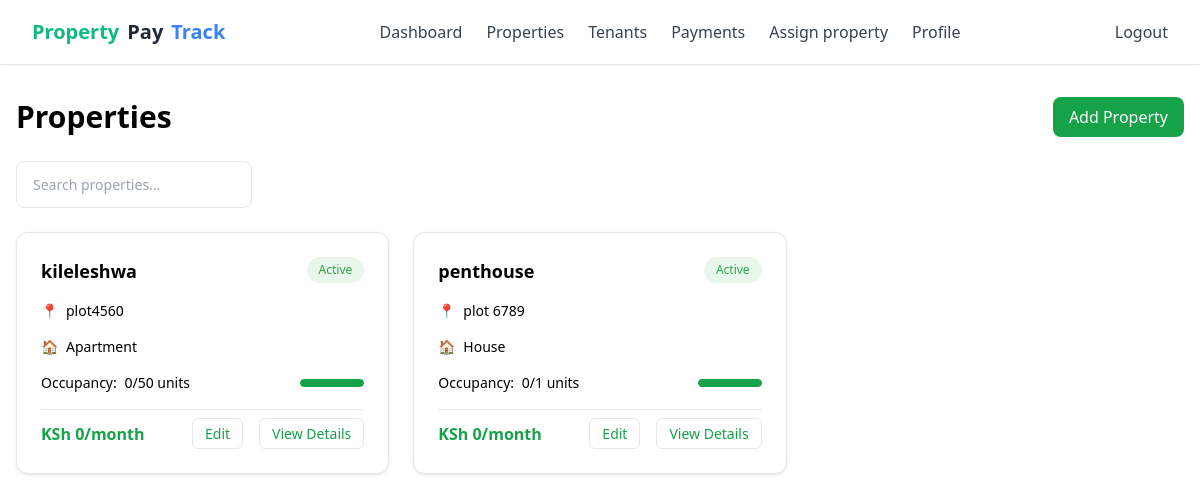
Page /properties (signed in) on the committed database.
### app/models.py (models this page shows, shortened)
class Property(db.Model):
    __tablename__ = 'property'
    id = db.Column(db.Integer, primary_key=True)
    name = db.Column(db.String(255), nullable=False)
    address = db.Column(db.String(255), nullable=False)
    payment_method = db.Column(db.String(20), nullable=True)
    transaction_id = db.Column(db.String(120), nullable=True)
    paybill_number = db.Column(db.String(20), nullable=True)
    fees = db.Column(db.Numeric(10, 2), nullable=True)
    tenants = db.relationship('Tenant', back_populates='property', cascade="all, delete-orphan", lazy=True)
    status = db.Column(db.String(20), default='pending')
    property_type = db.Column(db.String(50), nullable=False)
    number_of_units = db.Column(db.Integer, nullable=False, default=1)
    landlord_id = db.Column(db.Integer, db.ForeignKey('user.id', ondelete='CASCADE'), nullable=False, index=True)
    county_name = db.Column(db.String(100), nullable=False)
    amenities = db.Column(db.Text, nullable=True)
    utility_bill_types = db.Column(db.Text, nullable=True)
    unit_numbers = db.Column(db.Text, nullable=False)
    deposit_amount = db.Column(db.Numeric(10, 2), nullable=True)
    deposit_policy = db.Column(db.Text, nullable=True)
    created_at = db.Column(db.DateTime, default=lambda: datetime.now(timezone.utc))
    updated_at = db.Column(db.DateTime, default=lambda: datetime.now(timezone.utc), onupdate=lambda: datetime.now(timezone.utc))
    units = db.relationship('Unit', back_populates='property', lazy=True)  # 🔄 Use back_populates here
    @property
    def amenities_list(self):
        try:
            return json.loads(self.amenities) if self.amenities else []
        except json.JSONDecodeError:
            return self.amenities.split(',') if self.amenities else []
    @property
    def utility_bill_list(self):
        try:
            return json.loads(self.utility_bill) if self.utility_bill else []
        except json.JSONDecodeError:
            return self.utility_bill.split(',') if self.utility_bill else []

### app/routes.py (the view)
@main.route('/properties')
@login_required
@roles_required('landlord')
def properties_list():
    try:
        properties = Property.query.filter_by(landlord_id=current_user.id).all()
        return render_template('properties/list.html', properties=properties)
    except Exception as e:
        current_app.logger.error(f"Error fetching properties: {e}")
        flash(_l('Failed to load properties.'), 'danger')
        return redirect(url_for('main.index'))

### app/routes.py (called while the page is built)
def roles_required(*required_roles):
    def decorator(f):
        @wraps(f)
        def decorated_function(*args, **kwargs):
            if not current_user.is_authenticated:
                return redirect(url_for('main.login'))
            user_roles = {role.name for role in current_user.roles}
            if not set(required_roles).issubset(user_roles):
                flash(_l('You do not have the required permissions to access this page.'), 'danger')
                return redirect(url_for('main.index'))
            return f(*args, **kwargs)
        return decorated_function
    return decorator

### app/templates/properties/list.html (shortened to what this page needs)
<!DOCTYPE html>
<html lang="en">
<head>
  <link href="https://cdn.jsdelivr.net/npm/tailwindcss@2.2.19/dist/tailwind.min.css" rel="stylesheet">
  <link rel="stylesheet" href="https://cdnjs.cloudflare.com/ajax/libs/font-awesome/6.0.0-beta3/css/all.min.css">
</head>
<body>
  {% block content %}
  <nav class="bg-white/80 backdrop-blur-md border-b border-gray-200 shadow-sm sticky top-0 z-50">
      <div class="max-w-7xl mx-auto px-4 sm:px-6 lg:px-8">
        <div class="flex justify-between h-16">
          <div class="flex items-center space-x-4">
            <a href="{{ url_for('main.landlord_dashboard') }}" class="flex items-center space-x-2 text-xl font-semibold text-gray-800">
              <span class="text-green-500 font-bold">Property</span><span class="text-orange-500 font-bold">Pay</span><span class="text-blue-500 font-bold">Track</span>
            </a>
          </div>
          <div class="hidden md:flex items-center space-x-6">
            <a href="{{ url_for('main.landlord_dashboard') }}" class="text-gray-700 hover:text-indigo-600 transition">Dashboard</a>
            <a href="{{ url_for('main.properties_list') }}" class="text-gray-700 hover:text-indigo-600 transition">Properties</a>
            <a href="{{ url_for('main.tenants_list') }}" class="text-gray-700 hover:text-indigo-600 transition">Tenants</a>
            <a href="{{ url_for('main.payments_history') }}" class="text-gray-700 hover:text-indigo-600 transition">Payments</a>
            <a href="{{ url_for('main.assign_property') }}" class="text-gray-700 hover:text-indigo-600 transition">Assign property</a>
            <a href="{{ url_for('auth.profile') }}" class="text-gray-700 hover:text-indigo-600 transition">Profile</a>
          </div>
          <div class="flex items-center space-x-4">
            <a href="{{ url_for('auth.logout') }}" class="hidden md:inline-block text-gray-700 hover:text-indigo-600 transition">Logout</a>
          </div>
        </div>
      </div>
    </nav>
  <div class="container">
    <div class="space-y-6">
      <div class="flex flex-col md:flex-row justify-between items-start md:items-center gap-4">
        <h1 class="text-3xl font-bold">{{ _('Properties') }}</h1>
        <a href="{{ url_for('main.property_add') }}" class="btn-primary">{{ _('Add Property') }}</a>
      </div>
      <div class="flex flex-col sm:flex-row gap-4">
        <input
          type="text"
          placeholder="{{ _('Search properties...') }}"
          class="search-input"
          style="max-width: 20rem;"
          id="searchInput"
          onkeyup="filterProperties()"
        />
      </div>
      <div class="grid" id="propertiesGrid">
        {% for property in properties %}
        <div class="property-card" data-name="{{ property.name.lower() }}" data-address="{{ property.address.lower() }}">
          <div class="flex justify-between items-start mb-4">
            <h3 class="text-lg font-semibold">{{ property.name }}</h3>
            <span class="status-badge status-active">{{ _('Active') }}</span>
          </div>
          <div class="space-y-4">
            <div class="flex items-center text-sm text-muted">
              <span class="mr-2">📍</span>{{ property.address }}
            </div>
            <div class="flex items-center text-sm text-muted">
              <span class="mr-2">🏠</span>{{ property.property_type }}
            </div>
            <div class="flex justify-between items-center">
              <div class="text-sm">
                <span class="font-medium">{{ _('Occupancy:') }}</span>
                <span class="ml-1">{{ property.occupied_units or 0 }}/{{ property.number_of_units }} {{ _('units') }}</span>
              </div>
              <div class="w-16">
                <div class="occupancy-bar">
                  <div
                    class="occupancy-fill"
                    width: {{ ((property.occupied_units or 0) / property.number_of_units * 100) if property.number_of_units > 0 else 0 }}%"
                  ></div>
                </div>
              </div>
            </div>
            <div class="flex items-center justify-between pt-2 border-t">
              <span class="font-semibold" style="color: hsl(var(--primary))">
                {{ _('KSh') }} {{ property.monthly_rent or 0 }}/{{ _('month') }}
              </span>
              <div class="flex gap-4">
                <a href="{{ url_for('main.property_edit', id=property.id) }}" class="btn-outline">{{ _('Edit') }}</a>
                <button class="btn-outline">{{ _('View Details') }}</button>
              </div>
            </div>
          </div>
        </div>
        {% endfor %}
      </div>
    </div>
  </div>
  {% endblock %}
</body>
</html>

### app/templates/properties/list.html (style rules this page uses)
:root { --primary: 142 76% 36%; --primary-foreground: 0 0% 98%; --secondary: 25 95% 53%; --accent: 43 74% 49%; --background: 0 0% 100%; --card: 0 0% 100%; --muted: 210 40% 96.1%; --muted-foreground: 215.4 16.3% 46.9%; --border: 214.3 31.8% 91.4%; }
.property-card { background: hsl(var(--card)); border: 1px solid hsl(var(--border)); border-radius: 0.75rem; padding: 1.5rem; box-shadow: 0 1px 3px rgba(0, 0, 0, 0.1); transition: all 0.3s ease; }
.btn-primary { background: hsl(var(--primary)); color: hsl(var(--primary-foreground)); border: none; padding: 0.5rem 1rem; border-radius: 0.5rem; font-weight: 500; transition: all 0.3s ease; }
.btn-outline { background: transparent; color: hsl(var(--primary)); border: 1px solid hsl(var(--border)); padding: 0.25rem 0.75rem; border-radius: 0.375rem; font-size: 0.875rem; transition: all 0.3s ease; }
.search-input { padding: 0.75rem 1rem; border: 1px solid hsl(var(--border)); border-radius: 0.5rem; background: hsl(var(--background)); font-size: 0.875rem; transition: all 0.3s ease; }
.status-badge { padding: 0.25rem 0.75rem; border-radius: 9999px; font-size: 0.75rem; font-weight: 500; }
.status-active { background: hsl(134 61% 41% / 0.1); color: hsl(134 61% 41%); }
.occupancy-bar { width: 100%; height: 0.5rem; background: hsl(var(--muted)); border-radius: 9999px; overflow: hidden; }
.occupancy-fill { height: 100%; background: hsl(var(--primary)); border-radius: 9999px; transition: width 0.3s ease; }
.grid { display: grid; gap: 1.5rem; }
@media (min-width: 768px) { .grid { grid-template-columns: repeat(2, 1fr); } }
@media (min-width: 1024px) { .grid { grid-template-columns: repeat(3, 1fr); } }
.container { max-width: 1200px; margin: 0 auto; padding: 2rem 1rem; }

### rows in the picture
Property: name "kileleshwa", address "plot4560", property_type "Apartment", occupied_units "0", number_of_units "50", monthly_rent "0"
Property: name "penthouse", address "plot 6789", property_type "House", occupied_units "0", number_of_units "1", monthly_rent "0"
